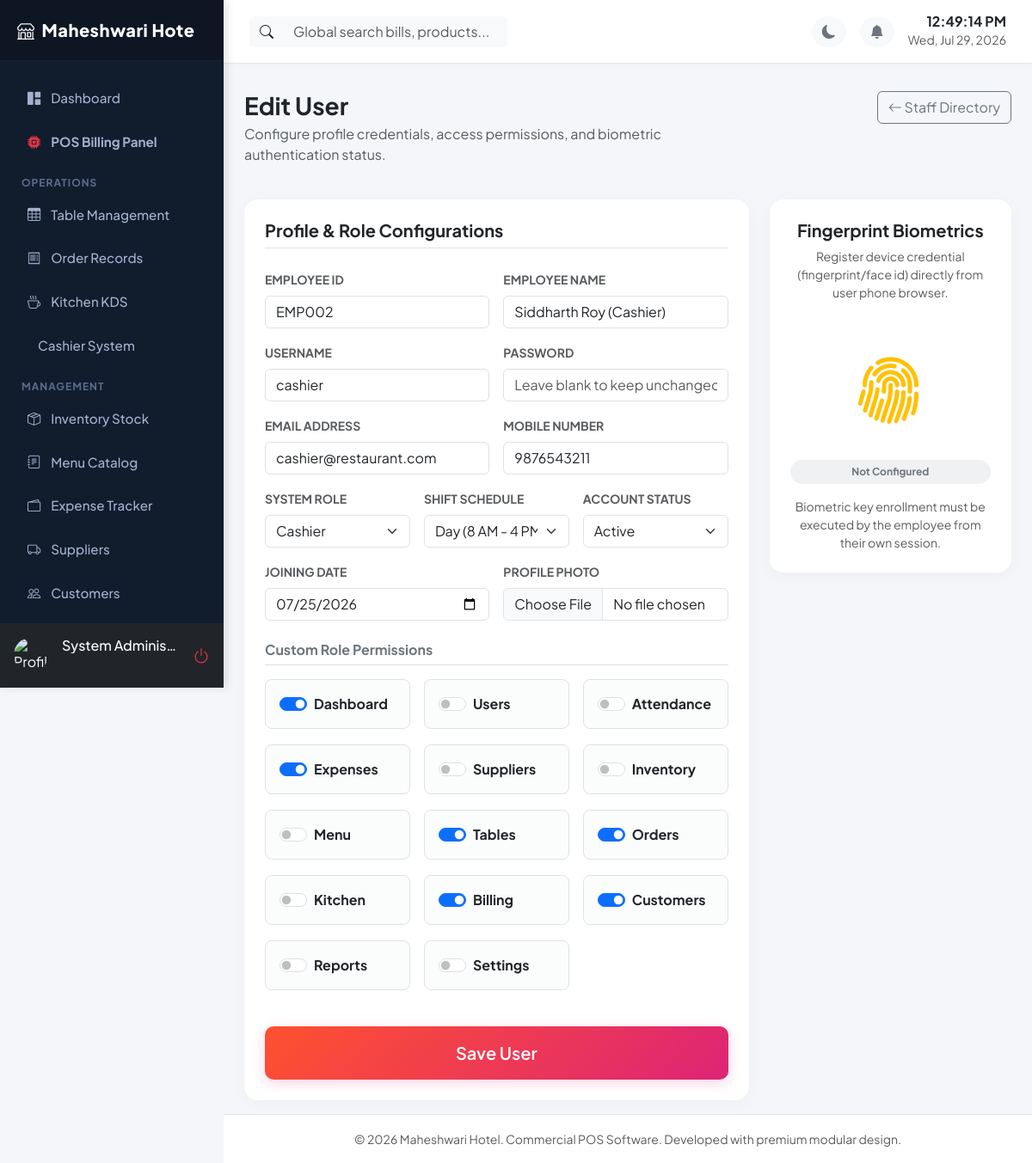
Screenshot of /users/edit/2 (signed in) with the database file from the repository.
### app/models/__init__.py (models this page shows, shortened)
class RestaurantSetting(db.Model):
    __tablename__ = 'restaurant_settings'
    id = db.Column(db.Integer, primary_key=True)
    key = db.Column(db.String(100), unique=True, nullable=False)
    value = db.Column(db.Text, nullable=True)

class User(db.Model, UserMixin):
    __tablename__ = 'users'
    id = db.Column(db.Integer, primary_key=True)
    employee_id = db.Column(db.String(50), unique=True, nullable=False)
    username = db.Column(db.String(80), unique=True, nullable=False)
    password_hash = db.Column(db.String(200), nullable=False)
    name = db.Column(db.String(120), nullable=False)
    email = db.Column(db.String(120), unique=True, nullable=True)
    mobile = db.Column(db.String(15), nullable=True)
    role = db.Column(db.String(50), nullable=False, default='Cashier') # Admin, Manager, Cashier, Waiter, Kitchen, Store Manager
    permissions = db.Column(db.Text, nullable=True) # JSON stored as string for custom permission flags
    status = db.Column(db.String(20), default='Active') # Active, Disabled
    photo = db.Column(db.String(250), nullable=True)
    joining_date = db.Column(db.Date, nullable=True)
    shift = db.Column(db.String(50), nullable=True) # Day, Night, Evening
    fingerprint_enabled = db.Column(db.Boolean, default=False)
    credentials = db.relationship('WebAuthnCredential', backref='user', lazy=True, cascade='all, delete-orphan')
    attendances = db.relationship('Attendance', backref='user', lazy=True, cascade='all, delete-orphan')
    activity_logs = db.relationship('ActivityLog', backref='user', lazy=True)
    def get_permissions_list(self):
        if not self.permissions:
            return []
        try:
            return json.loads(self.permissions)
        except:
            return []
    def has_permission(self, permission):
        if self.role == 'Admin':
            return True
        perms = self.get_permissions_list()
        return permission in perms

### app/routes/user_mgmt.py (the view, shortened to what this page needs)
@user_mgmt_bp.route('/users/edit/<int:id>', methods=['GET', 'POST'])
@login_required
@role_required('Admin')
def edit_user(id):
    user = User.query.get_or_404(id)
    form = UserForm(obj=user)
    return render_template('users/create.html', form=form, title="Edit User", user=user, permissions=ROLE_DEFAULT_PERMISSIONS)

### app/templates/users/create.html (shortened to what this page needs)
{% extends "base.html" %}
{% block content %}
<div class="row mb-4">
    <div class="col-md-8">
        <h3 class="fw-bold mb-1">{{ title }}</h3>
        <p class="text-muted">Configure profile credentials, access permissions, and biometric authentication status.</p>
    </div>
    <div class="col-md-4 text-md-end">
        <a href="{{ url_for('users.list_users') }}" class="btn btn-outline-secondary"><i class="bi bi-arrow-left"></i> Staff Directory</a>
    </div>
</div>
<div class="row g-4">
    <div class="col-lg-8">
        <div class="card card-custom p-4">
            <h5 class="fw-bold mb-4 border-bottom pb-2">Profile & Role Configurations</h5>
            <form method="POST" enctype="multipart/form-data">
                <div class="row g-3 mb-4">
                    <div class="col-md-6">
                        <label class="form-label small fw-bold text-muted">EMPLOYEE ID</label>
                        {{ form.employee_id(class="form-control", placeholder="e.g. EMP105") }}
                    </div>
                    <div class="col-md-6">
                        <label class="form-label small fw-bold text-muted">EMPLOYEE NAME</label>
                        {{ form.name(class="form-control", placeholder="e.g. Rahul Sharma") }}
                    </div>
                    <div class="col-md-6">
                        <label class="form-label small fw-bold text-muted">USERNAME</label>
                        {{ form.username(class="form-control", placeholder="Login username") }}
                    </div>
                    <div class="col-md-6">
                        <label class="form-label small fw-bold text-muted">PASSWORD</label>
                        {{ form.password(class="form-control", placeholder="Leave blank to keep unchanged on edit") }}
                    </div>
                    <div class="col-md-6">
                        <label class="form-label small fw-bold text-muted">EMAIL ADDRESS</label>
                        {{ form.email(class="form-control", placeholder="rahul@restaurant.com") }}
                    </div>
                    <div class="col-md-6">
                        <label class="form-label small fw-bold text-muted">MOBILE NUMBER</label>
                        {{ form.mobile(class="form-control", placeholder="+91 99999 88888") }}
                    </div>
                    <div class="col-md-4">
                        <label class="form-label small fw-bold text-muted">SYSTEM ROLE</label>
                        {{ form.role(class="form-select", id="role-select") }}
                    </div>
                    <div class="col-md-4">
                        <label class="form-label small fw-bold text-muted">SHIFT SCHEDULE</label>
                        {{ form.shift(class="form-select") }}
                    </div>
                    <div class="col-md-4">
                        <label class="form-label small fw-bold text-muted">ACCOUNT STATUS</label>
                        {{ form.status(class="form-select") }}
                    </div>
                    <div class="col-md-6">
                        <label class="form-label small fw-bold text-muted">JOINING DATE</label>
                        {{ form.joining_date(class="form-control", type="date") }}
                    </div>
                    <div class="col-md-6">
                        <label class="form-label small fw-bold text-muted">PROFILE PHOTO</label>
                        {{ form.photo(class="form-control") }}
                    </div>
                </div>
                <div class="mb-4">
                    <h6 class="fw-bold mb-3 text-secondary border-bottom pb-2">Custom Role Permissions</h6>
                    <div class="row g-3" id="permissions-grid">
                        {% set active_perms = user.get_permissions_list() if user else [] %}
                        {% for mod in ['dashboard', 'users', 'attendance', 'expenses', 'suppliers', 'inventory', 'menu', 'tables', 'orders', 'kitchen', 'billing', 'customers', 'reports', 'settings'] %}
                        <div class="col-md-4 col-sm-6">
                            <div class="form-check form-switch p-3 bg-light bg-opacity-50 rounded-3 border">
                                <input class="form-check-input ms-0 me-2" type="checkbox" name="user_permissions" value="{{ mod }}" id="perm-{{ mod }}"
                                    {% if mod in active_perms or (user and user.role == 'Admin') %}checked{% endif %}>
                                <label class="form-check-label fw-bold text-dark text-capitalize" for="perm-{{ mod }}">{{ mod }}</label>
                            </div>
                        </div>
                        {% endfor %}
                    </div>
                </div>
                {{ form.submit(class="btn btn-gradient w-100 py-3 mt-3 fs-5") }}
            </form>
        </div>
    </div>
    {% if user %}
    <div class="col-lg-4">
        <div class="card card-custom p-4 text-center">
            <h5 class="fw-bold mb-2">Fingerprint Biometrics</h5>
            <p class="text-muted small">Register device credential (fingerprint/face id) directly from user phone browser.</p>
            <div class="py-4 text-warning">
                <i class="bi bi-fingerprint" style="font-size: 5rem;"></i>
            </div>
            {% if user.fingerprint_enabled %}
            <span class="badge bg-success bg-opacity-10 text-success rounded-pill px-3 py-2 mb-3 fw-bold"><i class="bi bi-check-circle"></i> Biometric Enabled</span>
            {% else %}
            <span class="badge bg-secondary bg-opacity-10 text-secondary rounded-pill px-3 py-2 mb-3 fw-bold">Not Configured</span>
            {% endif %}
            {% if current_user.id == user.id %}
            <button class="btn btn-outline-primary w-100 py-2" id="enroll-biometrics-btn">
                <i class="bi bi-plus-lg me-2"></i> Register Biometric Key
            </button>
            {% else %}
            <small class="text-muted">Biometric key enrollment must be executed by the employee from their own session.</small>
            {% endif %}
        </div>
    </div>
    {% endif %}
</div>
{% endblock %}

### app/templates/base.html (shortened to what this page needs)
<!DOCTYPE html>
<html lang="en" data-bs-theme="light">
<head>
    <link href="https://cdn.jsdelivr.net/npm/bootstrap@5.3.1/dist/css/bootstrap.min.css" rel="stylesheet">
    <link href="https://cdn.jsdelivr.net/npm/bootstrap-icons@1.10.5/font/bootstrap-icons.css" rel="stylesheet">
    <link href="https://cdn.jsdelivr.net/npm/sweetalert2@11.7.27/dist/sweetalert2.min.css" rel="stylesheet">
    <link href="https://cdn.datatables.net/1.13.6/css/dataTables.bootstrap5.min.css" rel="stylesheet">
</head>
<body>
    <div id="sidebar" class="d-flex flex-column">
        <div class="logo d-flex align-items-center justify-content-between">
            <span><i class="bi bi-shop me-2"></i>{{ restaurant_name[:15] }}</span>
        </div>
        <div class="flex-grow-1 mt-3">
            <a href="{{ url_for('dashboard.index') }}" class="nav-link {% if request.endpoint == 'dashboard.index' %}active{% endif %}">
                <i class="bi bi-grid-1x2-fill"></i> Dashboard
            </a>
            {% if current_user.has_permission('orders') %}
            <a href="{{ url_for('orders.pos_interface') }}" class="nav-link {% if request.endpoint == 'orders.pos_interface' %}active{% endif %}">
                <i class="bi bi-cpu-fill text-danger"></i> <b>POS Billing Panel</b>
            </a>
            {% endif %}
            <div class="nav-header">Operations</div>
            {% if current_user.has_permission('tables') %}
            <a href="{{ url_for('tables.layout') }}" class="nav-link {% if request.endpoint == 'tables.layout' %}active{% endif %}">
                <i class="bi bi-table"></i> Table Management
            </a>
            {% endif %}
            {% if current_user.has_permission('orders') %}
            <a href="{{ url_for('orders.list_orders') }}" class="nav-link {% if request.endpoint == 'orders.list_orders' %}active{% endif %}">
                <i class="bi bi-receipt"></i> Order Records
            </a>
            {% endif %}
            {% if current_user.has_permission('kitchen') %}
            <a href="{{ url_for('kitchen.display') }}" class="nav-link {% if request.endpoint == 'kitchen.display' %}active{% endif %}">
                <i class="bi bi-cup-hot"></i> Kitchen KDS
            </a>
            {% endif %}
            {% if current_user.has_permission('billing') %}
            <a href="{{ url_for('billing.index') }}" class="nav-link {% if request.endpoint == 'billing.index' %}active{% endif %}">
                 Cashier System
            </a>
            {% endif %}
            <div class="nav-header">Management</div>
            {% if current_user.has_permission('inventory') %}
            <a href="{{ url_for('inventory.index') }}" class="nav-link {% if 'inventory' in request.endpoint %}active{% endif %}">
                <i class="bi bi-box-seam"></i> Inventory Stock
            </a>
            {% endif %}
            {% if current_user.has_permission('menu') %}
            <a href="{{ url_for('menu.list_menu') }}" class="nav-link {% if 'menu' in request.endpoint %}active{% endif %}">
                <i class="bi bi-journal-text"></i> Menu Catalog
            </a>
            {% endif %}
            {% if current_user.has_permission('expenses') %}
            <a href="{{ url_for('expenses.list_expenses') }}" class="nav-link {% if 'expenses' in request.endpoint and 'suppliers' not in request.url %}active{% endif %}">
                <i class="bi bi-wallet2"></i> Expense Tracker
            </a>
            {% endif %}
            {% if current_user.has_permission('suppliers') %}
            <a href="{{ url_for('expenses.list_suppliers') }}" class="nav-link {% if 'suppliers' in request.endpoint %}active{% endif %}">
                <i class="bi bi-truck"></i> Suppliers
            </a>
            {% endif %}
            {% if current_user.has_permission('customers') %}
            <a href="{{ url_for('customers.index') }}" class="nav-link {% if 'customers' in request.endpoint %}active{% endif %}">
                <i class="bi bi-people"></i> Customers
            </a>
            {% endif %}
            {% if current_user.has_permission('attendance') %}
            <a href="{{ url_for('attendance.index') }}" class="nav-link {% if 'attendance' in request.endpoint %}active{% endif %}">
            </a>
            {% endif %}
        </div>
        <div class="p-3 bg-dark d-flex align-items-center gap-3">
            <img src="{{ url_for('static', filename=current_user.photo if current_user.photo else 'uploads/profiles/default.png') }}" onerror="this.src='https://cdn-icons-png.flaticon.com/512/3135/3135715.png'" class="rounded-circle" width="40" height="40" alt="Profile">
            <div class="overflow-hidden">
                <h6 class="mb-0 text-white text-truncate">{{ current_user.name }}</h6>
                <small class="text-muted text-uppercase" style="font-size: 0.75rem;">{{ current_user.role }}</small>
            </div>
            <a href="{{ url_for('auth.logout') }}" class="text-danger ms-auto fs-5" title="Logout"><i class="bi bi-power"></i></a>
        </div>
    </div>
    <div id="content">
        <nav class="navbar navbar-expand navbar-main align-items-center justify-content-between">
            <div class="d-flex align-items-center gap-3">
                <div class="position-relative d-none d-md-block" style="width: 300px;">
                    <div class="input-group">
                        <span class="input-group-text bg-light border-0"><i class="bi bi-search"></i></span>
                        <input type="text" class="form-control bg-light border-0" id="global-search-input" placeholder="Global search bills, products...">
                    </div>
                </div>
            </div>
            <div class="d-flex align-items-center gap-3">
                <button class="btn btn-light rounded-circle border-0 text-secondary" id="theme-toggle-btn"><i class="bi bi-moon-fill"></i></button>
                <div class="dropdown">
                    <button class="btn btn-light rounded-circle border-0 text-secondary position-relative" type="button" data-bs-toggle="dropdown" aria-expanded="false" id="notif-dropdown-btn">
                        <i class="bi bi-bell-fill"></i>
                    </button>
                </div>
                <div class="text-end d-none d-sm-block">
                    <h6 class="mb-0 fw-bold" id="live-time">00:00:00</h6>
                    <small class="text-muted" id="live-date">July 24, 2026</small>
                </div>
            </div>
        </nav>
        <div class="container-fluid px-4 py-3 flex-grow-1">
            {% block content %}{% endblock %}
        </div>
        <footer class="bg-white py-3 border-top mt-auto text-center text-muted">
            <small>&copy; 2026 {{ restaurant_name }}. Commercial POS Software. Developed with premium modular design.</small>
        </footer>
    </div>
</body>
</html>

### rows the page displays
RestaurantSetting: value "Maheshwari Hote", value "Maheshwari Hotel"
User: name "System Adminis…"
User: employee_id "EMP002", name "Siddharth Roy (Cashier)", username "cashier", email "cashier@restaurant.com", mobile "9876543211", role "Cashier", shift "Day (8 AM - 4 PM)", status "Active", joining_date "07/25/2026"

### other values shown
{{ title }} "Edit User"
{{ mod }} "Dashboard" "Users" "Attendance" "Expenses" "Suppliers" "Inventory" "Menu" "Tables" "Orders" "Kitchen" "Billing" "Customers" "Reports" "Settings"
